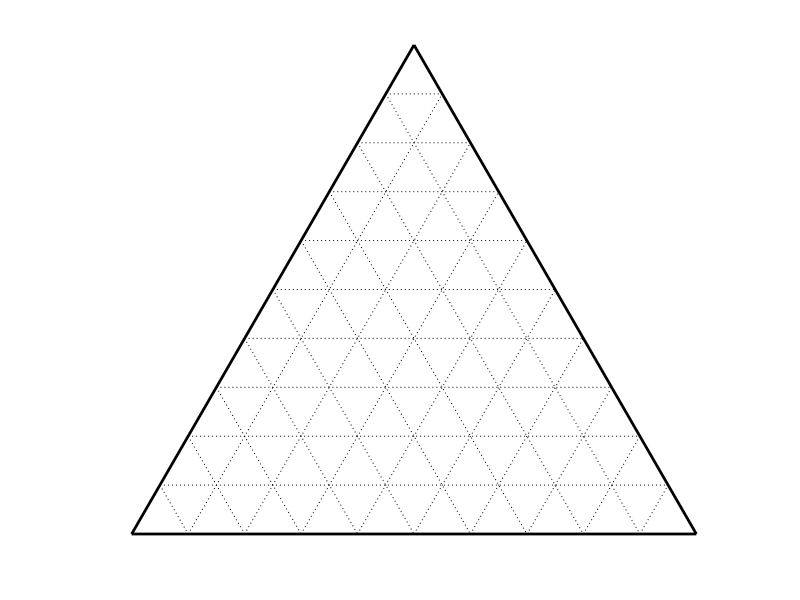

The MATLAB source for this figure:
function [h,hg,htick]=terplot(number)
%FUNCTION [h,hg,htick]=TERPLOT perpares a ternary axis system that is
% needed for the ternaryc function. It returns three handels:
% - h:      to modify the patch created by the fill function;
% - hg:     to change each grid line separately (must probably be
% modified);
% - htick:  to edit the tick labels (probably very inconvinient)
%
% Uli Theune, Geophysics, University of Alberta
%
if nargin<1
    number=11;
end
h=fill([0 1 0.5 0],[0 0 0.866 0],'w','linewidth',2);
%set(h,'facecolor',[0.7 0.7 0.7],'edgecolor','w')
%set(gcf,'color',[0 0 0.3])
d1=cos(pi/3);
d2=sin(pi/3);
l=linspace(0,1,number);
hold on
for i=2:length(l)-1
   hg(i-1,3)=plot([l(i)*d1 1-l(i)*d1],[l(i)*d2 l(i)*d2],':k','linewidth',0.25);
   hg(i-1,1)=plot([l(i) l(i)+(1-l(i))*d1],[0 (1-l(i))*d2],':k','linewidth',0.25);
   hg(i-1,2)=plot([(1-l(i))*d1 1-l(i)],[(1-l(i))*d2 0],':k','linewidth',0.25);
end
hold off
axis image
axis off
% % Make x-tick labels
% for i=1:number
%     htick(i,1)=text(l(i),-0.025,num2str(l(i)));
%     htick(i,3)=text(1-l(i)*cos(pi/3)+0.025,l(i)*sin(pi/3)+0.025,num2str(l(i)));
%     htick(i,2)=text(0.5-l(i)*cos(pi/3)-0.06,sin(pi/3)*(1-l(i)),num2str(l(i)));
% end

% changed for no ticklabels
htick(:,1)=repmat(num2str(l),1,3);



set(gcf,'WindowButtonDownFcn','InitTerExpl');
global hx;



